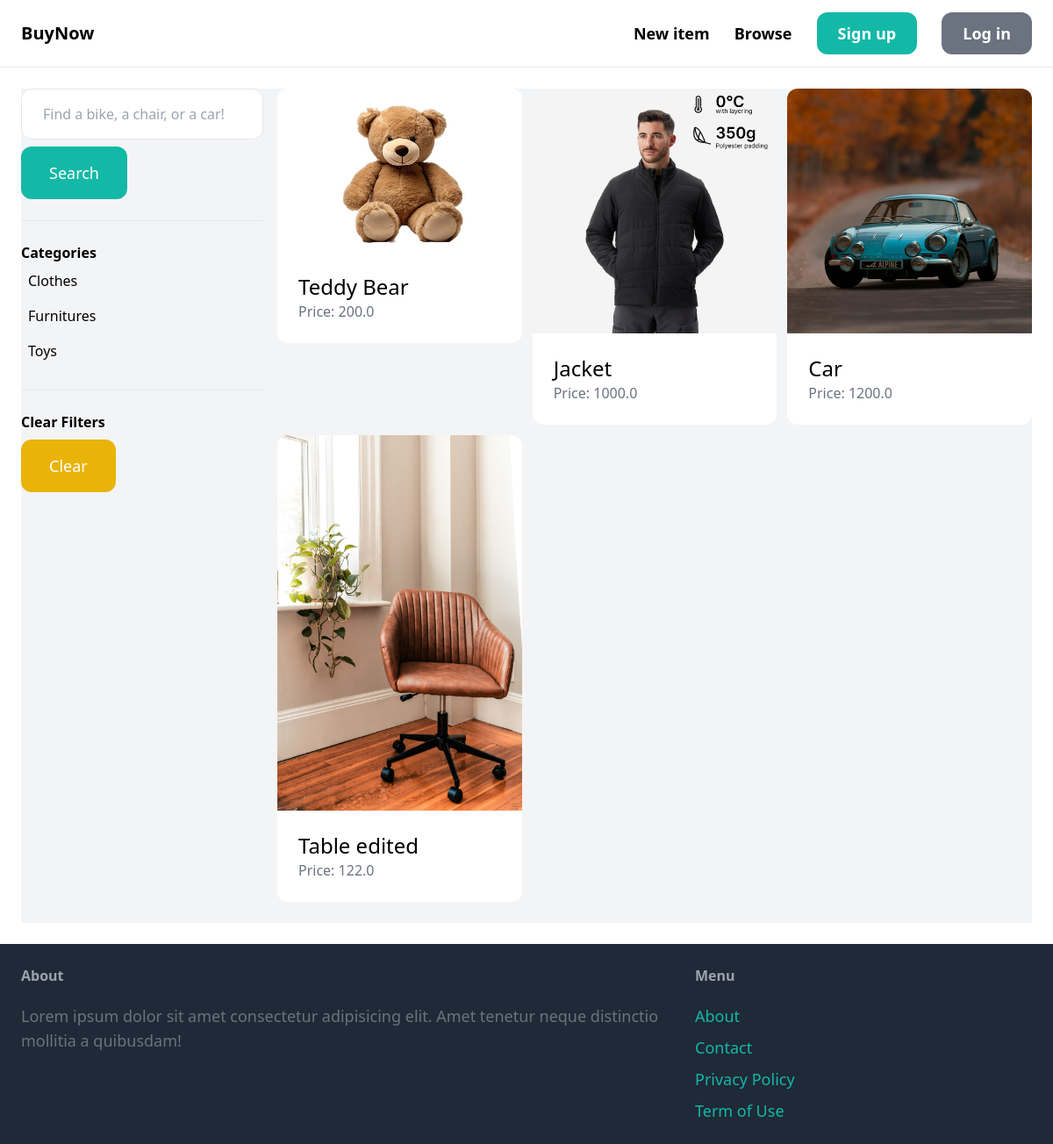
The app's page /items/ with its own data.
### item/models.py (models this page shows, shortened)
class Category(models.Model):
    name=models.CharField(max_length=255)
    class Meta:
        ordering=('name',)  #to order by name
        verbose_name_plural='Categories'        #use to spell categorie correctly

class Item(models.Model):
    category=models.ForeignKey(Category,related_name='items',on_delete=models.CASCADE)
    name=models.CharField(max_length=255)
    description=models.TextField(blank=True,null=True)
    price=models.FloatField()
    image=models.ImageField(upload_to='item_images',blank=True,null=True)
    is_sold=models.BooleanField(default=False)
    created_by=models.ForeignKey(User,related_name='items',on_delete=models. CASCADE)
    created_at=models.DateTimeField(auto_now_add=True)  #gets date on which its created automatically

### item/views.py (the view)
# urls.py: path('items/',include('item.urls')),
def items(request):
    query=request.GET.get('query','')       #get the query fron url
    categories=Category.objects.all()
    category_id=request.GET.get('category',0)
    items=Item.objects.filter(is_sold=False)
    if category_id:     #to filter based on category
        items=items.filter(category_id=category_id)
    if query:   #if query is present
        items=items.filter(Q(name__contains=query) | Q(description__icontains=query))    #filter to get the query only if name or dexcription contains it
    return render(request,'item/items.html',{
        'items':items,
        'query':query,
        'categories':categories,
        'category_id':int(category_id)
    })

### item/templates/item/items.html (shortened to what this page needs)
{% extends "core/base.html" %}
{% block content %}
    <div class="pb-6 grid grid-cols-4 gap-4 bg-gray-100" >
        <div class="col-span-1" >
            <form action="{% url "item:items" %}" method="get" >
                <input type="text" name="query" class="w-full py-4 px-6 border rounded-xl" value="{{query}}" placeholder="Find a bike, a chair, or a car!" >
                <button class="mt-2 py-4 px-8 text-lg bg-teal-500 text-white rounded-xl">Search</button>
            </form>
            <hr class="my-6">
            <p class="font-semibold">Categories</p>
            <ul>
                {% for category in categories %}
                    <li class="py-2 px-2 rounded-xl{% if category.id == category_id %} bg-gray-200{% endif %}">
                        <a href="{% url "item:items" %}?query={{query}}&category={{category.id}}">{{category.name}}</a>
                    </li>
                {% endfor %}
            </ul>
            <hr class="my-6">
            <p class="font-semibold">Clear Filters</p>
            <ul>
                <li><a href="{% url "item:items" %}" class="mt-2 py-4 px-8 inline-block bg-yellow-500 text-lg rounded-xl text-white">Clear</a></li>
            </ul>
        </div>
        <div class="col-span-3">
            <div class='grid grid-cols-3 gap-3'>
            {% for item in items  %}
                <div>
                    <a href="{% url 'item:detail' item.id %}">
                        <div>
                            <img src="{{item.image.url}}" class="rounded-t-xl"  alt="">
                        </div>
                        <div class="p-6 bg-white rounded-b-xl">
                            <h2 class="text-2xl">{{item.name}}</h2>
                            <p class="text-gray-500">Price: {{item.price}}</p>
                        </div>
                    </a>
                </div>
            {% endfor %}
        </div>
        </div>
    </div>
{% endblock content %}

### records on screen
Category: name "Clothes"
Category: name "Furnitures"
Category: name "Toys"
Item: image (picture), name "Teddy Bear", price "200.0"
Item: image (picture), name "Jacket", price "1000.0"
Item: image (picture), name "Car", price "1200.0"
Item: image (picture), name "Table edited", price "122.0"
